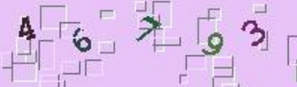
#> input picture ticketbot/screenshot_crop.png, 297 x 87 px
$ python -i digitRecognize.py   (imports and definitions only)   (older library calls are emulated)
#> lines starting #> are read from the running program, lines starting #| are printed output that depends on the picture; after the words box and inside, x2 and y2 are one past the last pixel; in counts of white or black regions, pixels touching at a corner belong together
import numpy as np
import cv2
import sys

def digitRecg():
    #im = cv2.imread('digitRcgTestImg_short.png')
    im = cv2.imread('screenshot_crop.png')
#> im is the input picture: shape (87, 297, 3); mean B, G, R 233.3, 188.2, 219.6
    cv2.imshow('im',im)
    cv2.waitKey(0)

    blur = cv2.GaussianBlur(im,(11,11),cv2.BORDER_CONSTANT)
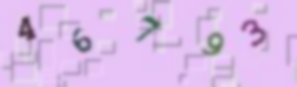
#> blur: shape (87, 297, 3); mean B, G, R 233.3, 188.3, 219.6
    cv2.imshow('blur',blur)
    cv2.waitKey(0)
    blur = cv2.bilateralFilter(blur,50,100,150) #  (img, d, sigmaColor, sigmaSpace)
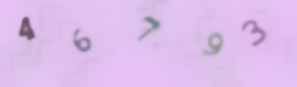
#> blur: shape (87, 297, 3); mean B, G, R 234.9, 189.4, 221.2
    cv2.imshow('blur',blur)
    cv2.waitKey(0)
    #blur = cv2.GaussianBlur(blur,(11,11),cv2.BORDER_CONSTANT)
    #cv2.imshow('blur',blur)
    #cv2.waitKey(0)

    gray = cv2.cvtColor(blur,cv2.COLOR_BGR2GRAY)
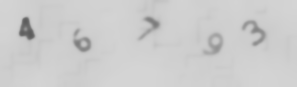
#> gray: shape (87, 297); min 92, max 212, mean 204.1
    cv2.imshow('gray',gray)
    cv2.waitKey(0)

    edges = cv2.Canny(gray,50,100,apertureSize = 3) # img,
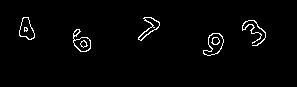
#> edges: shape (87, 297); 2% white in thin lines or dots, all inside (x1, y1, x2, y2) = (19, 17, 266, 56)
    cv2.imshow('edges',edges)
    cv2.waitKey(0)

    # erosion and dilation
    thresh = edges
    kernel = np.ones((3,3), np.uint8)
    thresh = cv2.dilate(thresh, kernel, iterations=3)
#> thresh: shape (87, 297); 11.4% white; 5 white regions, box (x1, y1, x2, y2) and area: (239, 17, 269, 49) 684, (200, 30, 227, 59) 619, (70, 26, 94, 55) 564, (135, 14, 163, 44) 563, (16, 14, 38, 43) 521
    cv2.imshow('binary',thresh)
    cv2.waitKey(0)

    thresh = cv2.erode(thresh, kernel, iterations=3)
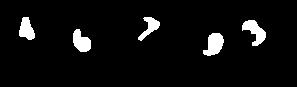
#> thresh: shape (87, 297); 5.4% white; 5 white regions
    cv2.imshow('binary',thresh)
    cv2.waitKey(0)


    #################      Now finding Contours         ###################
    #contours,hierarchy = cv2.findContours(thresh,cv2.RETR_LIST,cv2.CHAIN_APPROX_SIMPLE)
    image, contours, hierarchy = cv2.findContours(thresh,cv2.RETR_EXTERNAL,cv2.CHAIN_APPROX_SIMPLE)
#> contours = 5 contours; box (x1, y1, x2, y2) and area: (203, 33, 224, 56) 285, (242, 20, 266, 46) 278, (73, 29, 91, 52) 251, (19, 17, 35, 40) 221, (138, 17, 160, 41) 188
    samples =  np.empty((0,100))
    responses = np.empty((0),dtype=int)
    keys = [i for i in range(48,58)]

    for cnt in contours:
        if cv2.contourArea(cnt)>50:
            [x,y,w,h] = cv2.boundingRect(cnt) # get contour rectangle
            cv2.rectangle(im,(x,y),(x+w,y+h),(0,0,255),2) # draw rectangle

            # retrive ROI and compress to small size
            roi = thresh[y:y+h,x:x+w]
            roismall = cv2.resize(roi,(10,10))
            cv2.imshow('ori',im)

            key = cv2.waitKey(0)
            if key == 27:  # quit
                sys.exit()
            elif key in keys:
                responses = np.append(responses,int(chr(key)))
                sample = roismall.reshape((1,100))
                samples = np.append(samples,sample,0)
#> this loop made 1 pass; (key Esc is pressed on pass 1)
#> (x, y, w, h) on pass 1: (203, 33, 21, 23)
#> pass 1, in digitRecg, `roi = thresh[y:y+h,x:x+w]`:
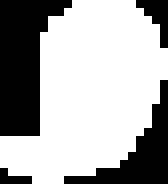
#> roi: shape (23, 21) (shown 8 times larger); 66% white; 4 black regions (2 under 20 px), largest, box (x1, y1, x2, y2) and area: (0, 0, 9, 17) 94, (8, 10, 21, 23) 53
#> pass 1, in digitRecg, `cv2.imshow('ori',im)`:
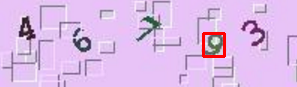
#> window 'ori': shape (87, 297, 3); mean B, G, R 231.1, 186.3, 220.1

    responses = np.reshape(responses,(responses.size, 1))

    np.savetxt('generalsamples.data',samples)
    np.savetxt('generalresponses.data',responses)

    cv2.destroyAllWindows()

>>> result = digitRecg()
#> (the program exits here)
